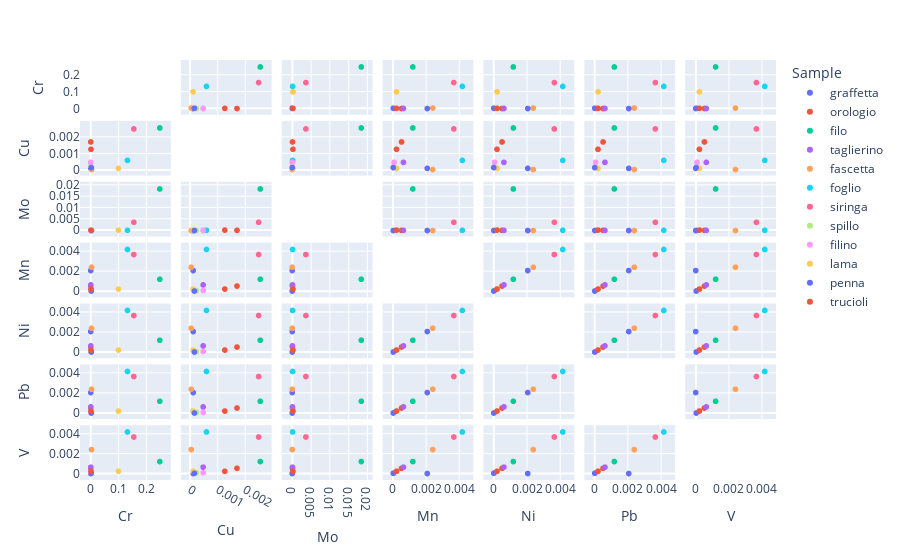

Source (notebook cell):
### Code cell
columns = df.columns[1:]

fig = px.scatter_matrix(
    df,
    dimensions=columns,
    color="Sample"
)
fig.update_traces(diagonal_visible=False)
fig.show()

### Figure 1 — Plotly figure (JSON) as saved in the notebook; plotly's stock layout.template omitted (floating-point values rounded to 4 significant figures)
{"data": [{"diagonal": {"visible": false}, "dimensions": [{"axis": {"matches": true}, "label": "Cr", "values": [0.000121]}, {"axis": {"matches": true}, "label": "Cu", "values": [0.000127]}, {"axis": {"matches": true}, "label": "Mo", "values": [2.444e-05]}, {"axis": {"matches": true}, "label": "Mn", "values": [0.002082]}, {"axis": {"matches": true}, "label": "Ni", "values": [0.002082]}, {"axis": {"matches": true}, "label": "Pb", "values": [0.002082]}, {"axis": {"matches": true}, "label": "V", "values": [4.914e-07]}], "hovertemplate": "Sample=graffetta<br>%{xaxis.title.text}=%{x}<br>%{yaxis.title.text}=%{y}<extra></extra>", "legendgroup": "graffetta", "marker": {"color": "#636efa", "symbol": "circle"}, "name": "graffetta", "showlegend": true, "type": "splom"}, {"diagonal": {"visible": false}, "dimensions": [{"axis": {"matches": true}, "label": "Cr", "values": [0.0003498]}, {"axis": {"matches": true}, "label": "Cu", "values": [0.00172]}, {"axis": {"matches": true}, "label": "Mo", "values": [0.0001005]}, {"axis": {"matches": true}, "label": "Mn", "values": [0.0005298]}, {"axis": {"matches": true}, "label": "Ni", "values": [0.0005298]}, {"axis": {"matches": true}, "label": "Pb", "values": [0.0005298]}, {"axis": {"matches": true}, "label": "V", "values": [0.0005298]}], "hovertemplate": "Sample=orologio<br>%{xaxis.title.text}=%{x}<br>%{yaxis.title.text}=%{y}<extra></extra>", "legendgroup": "orologio", "marker": {"color": "#EF553B", "symbol": "circle"}, "name": "orologio", "showlegend": true, "type": "splom"}, {"diagonal": {"visible": false}, "dimensions": [{"axis": {"matches": true}, "label": "Cr", "values": [0.249]}, {"axis": {"matches": true}, "label": "Cu", "values": [0.002567]}, {"axis": {"matches": true}, "label": "Mo", "values": [0.0185]}, {"axis": {"matches": true}, "label": "Mn", "values": [0.001211]}, {"axis": {"matches": true}, "label": "Ni", "values": [0.001211]}, {"axis": {"matches": true}, "label": "Pb", "values": [0.001211]}, {"axis": {"matches": true}, "label": "V", "values": [0.001211]}], "hovertemplate": "Sample=filo<br>%{xaxis.title.text}=%{x}<br>%{yaxis.title.text}=%{y}<extra></extra>", "legendgroup": "filo", "marker": {"color": "#00cc96", "symbol": "circle"}, "name": "filo", "showlegend": true, "type": "splom"}, {"diagonal": {"visible": false}, "dimensions": [{"axis": {"matches": true}, "label": "Cr", "values": [0.0004815]}, {"axis": {"matches": true}, "label": "Cu", "values": [0.0004888]}, {"axis": {"matches": true}, "label": "Mo", "values": [8.404e-05]}, {"axis": {"matches": true}, "label": "Mn", "values": [0.0006438]}, {"axis": {"matches": true}, "label": "Ni", "values": [0.0006438]}, {"axis": {"matches": true}, "label": "Pb", "values": [0.0006438]}, {"axis": {"matches": true}, "label": "V", "values": [0.0006438]}], "hovertemplate": "Sample=taglierino<br>%{xaxis.title.text}=%{x}<br>%{yaxis.title.text}=%{y}<extra></extra>", "legendgroup": "taglierino", "marker": {"color": "#ab63fa", "symbol": "circle"}, "name": "taglierino", "showlegend": true, "type": "splom"}, {"diagonal": {"visible": false}, "dimensions": [{"axis": {"matches": true}, "label": "Cr", "values": [0.003069]}, {"axis": {"matches": true}, "label": "Cu", "values": [5.591e-05]}, {"axis": {"matches": true}, "label": "Mo", "values": [3.174e-05]}, {"axis": {"matches": true}, "label": "Mn", "values": [0.002417]}, {"axis": {"matches": true}, "label": "Ni", "values": [0.002417]}, {"axis": {"matches": true}, "label": "Pb", "values": [0.002417]}, {"axis": {"matches": true}, "label": "V", "values": [0.002417]}], "hovertemplate": "Sample=fascetta<br>%{xaxis.title.text}=%{x}<br>%{yaxis.title.text}=%{y}<extra></extra>", "legendgroup": "fascetta", "marker": {"color": "#FFA15A", "symbol": "circle"}, "name": "fascetta", "showlegend": true, "type": "splom"}, {"diagonal": {"visible": false}, "dimensions": [{"axis": {"matches": true}, "label": "Cr", "values": [0.1325]}, {"axis": {"matches": true}, "label": "Cu", "values": [0.0006099]}, {"axis": {"matches": true}, "label": "Mo", "values": [0.0001215]}, {"axis": {"matches": true}, "label": "Mn", "values": [0.004197]}, {"axis": {"matches": true}, "label": "Ni", "values": [0.004197]}, {"axis": {"matches": true}, "label": "Pb", "values": [0.004197]}, {"axis": {"matches": true}, "label": "V", "values": [0.004197]}], "hovertemplate": "Sample=foglio<br>%{xaxis.title.text}=%{x}<br>%{yaxis.title.text}=%{y}<extra></extra>", "legendgroup": "foglio", "marker": {"color": "#19d3f3", "symbol": "circle"}, "name": "foglio", "showlegend": true, "type": "splom"}, {"diagonal": {"visible": false}, "dimensions": [{"axis": {"matches": true}, "label": "Cr", "values": [0.1555]}, {"axis": {"matches": true}, "label": "Cu", "values": [0.002507]}, {"axis": {"matches": true}, "label": "Mo", "values": [0.003688]}, {"axis": {"matches": true}, "label": "Mn", "values": [0.003688]}, {"axis": {"matches": true}, "label": "Ni", "values": [0.003688]}, {"axis": {"matches": true}, "label": "Pb", "values": [0.003688]}, {"axis": {"matches": true}, "label": "V", "values": [0.003688]}], "hovertemplate": "Sample=siringa<br>%{xaxis.title.text}=%{x}<br>%{yaxis.title.text}=%{y}<extra></extra>", "legendgroup": "siringa", "marker": {"color": "#FF6692", "symbol": "circle"}, "name": "siringa", "showlegend": true, "type": "splom"}, {"diagonal": {"visible": false}, "dimensions": [{"axis": {"matches": true}, "label": "Cr", "values": [0.0003195]}, {"axis": {"matches": true}, "label": "Cu", "values": [0.0002453]}, {"axis": {"matches": true}, "label": "Mo", "values": [7.279e-05]}, {"axis": {"matches": true}, "label": "Mn", "values": [7.279e-05]}, {"axis": {"matches": true}, "label": "Ni", "values": [7.279e-05]}, {"axis": {"matches": true}, "label": "Pb", "values": [7.279e-05]}, {"axis": {"matches": true}, "label": "V", "values": [7.279e-05]}], "hovertemplate": "Sample=spillo<br>%{xaxis.title.text}=%{x}<br>%{yaxis.title.text}=%{y}<extra></extra>", "legendgroup": "spillo", "marker": {"color": "#B6E880", "symbol": "circle"}, "name": "spillo", "showlegend": true, "type": "splom"}, {"diagonal": {"visible": false}, "dimensions": [{"axis": {"matches": true}, "label": "Cr", "values": [0.0004782]}, {"axis": {"matches": true}, "label": "Cu", "values": [0.0004909]}, {"axis": {"matches": true}, "label": "Mo", "values": [8.041e-05]}, {"axis": {"matches": true}, "label": "Mn", "values": [8.041e-05]}, {"axis": {"matches": true}, "label": "Ni", "values": [8.041e-05]}, {"axis": {"matches": true}, "label": "Pb", "values": [8.041e-05]}, {"axis": {"matches": true}, "label": "V", "values": [8.041e-05]}], "hovertemplate": "Sample=filino<br>%{xaxis.title.text}=%{x}<br>%{yaxis.title.text}=%{y}<extra></extra>", "legendgroup": "filino", "marker": {"color": "#FF97FF", "symbol": "circle"}, "name": "filino", "showlegend": true, "type": "splom"}, {"diagonal": {"visible": false}, "dimensions": [{"axis": {"matches": true}, "label": "Cr", "values": [0.09997]}, {"axis": {"matches": true}, "label": "Cu", "values": [0.0001219]}, {"axis": {"matches": true}, "label": "Mo", "values": [0.0002266]}, {"axis": {"matches": true}, "label": "Mn", "values": [0.0002266]}, {"axis": {"matches": true}, "label": "Ni", "values": [0.0002266]}, {"axis": {"matches": true}, "label": "Pb", "values": [0.0002266]}, {"axis": {"matches": true}, "label": "V", "values": [0.0002266]}], "hovertemplate": "Sample=lama<br>%{xaxis.title.text}=%{x}<br>%{yaxis.title.text}=%{y}<extra></extra>", "legendgroup": "lama", "marker": {"color": "#FECB52", "symbol": "circle"}, "name": "lama", "showlegend": true, "type": "splom"}, {"diagonal": {"visible": false}, "dimensions": [{"axis": {"matches": true}, "label": "Cr", "values": [0.002061]}, {"axis": {"matches": true}, "label": "Cu", "values": [0.0001714]}, {"axis": {"matches": true}, "label": "Mo", "values": [2.721e-05]}, {"axis": {"matches": true}, "label": "Mn", "values": [2.721e-05]}, {"axis": {"matches": true}, "label": "Ni", "values": [2.721e-05]}, {"axis": {"matches": true}, "label": "Pb", "values": [2.721e-05]}, {"axis": {"matches": true}, "label": "V", "values": [2.721e-05]}], "hovertemplate": "Sample=penna<br>%{xaxis.title.text}=%{x}<br>%{yaxis.title.text}=%{y}<extra></extra>", "legendgroup": "penna", "marker": {"color": "#636efa", "symbol": "circle"}, "name": "penna", "showlegend": true, "type": "splom"}, {"diagonal": {"visible": false}, "dimensions": [{"axis": {"matches": true}, "label": "Cr", "values": [0.001141]}, {"axis": {"matches": true}, "label": "Cu", "values": [0.001277]}, {"axis": {"matches": true}, "label": "Mo", "values": [0.0002246]}, {"axis": {"matches": true}, "label": "Mn", "values": [0.0002246]}, {"axis": {"matches": true}, "label": "Ni", "values": [0.0002246]}, {"axis": {"matches": true}, "label": "Pb", "values": [0.0002246]}, {"axis": {"matches": true}, "label": "V", "values": [0.0002246]}], "hovertemplate": "Sample=trucioli<br>%{xaxis.title.text}=%{x}<br>%{yaxis.title.text}=%{y}<extra></extra>", "legendgroup": "trucioli", "marker": {"color": "#EF553B", "symbol": "circle"}, "name": "trucioli", "showlegend": true, "type": "splom"}], "layout": {"autosize": true, "dragmode": "select", "legend": {"title": {"text": "Sample"}, "tracegroupgap": 0}, "margin": {"t": 60}, "xaxis": {"autorange": true, "range": [-0.04959, 0.2987], "type": "linear"}, "xaxis2": {"autorange": true, "range": [-0.0004457, 0.003068], "type": "linear"}, "xaxis3": {"autorange": true, "range": [-0.003666, 0.02219], "type": "linear"}, "xaxis4": {"autorange": true, "range": [-0.0008059, 0.00503], "type": "linear"}, "xaxis5": {"autorange": true, "range": [-0.0008059, 0.00503], "type": "linear"}, "xaxis6": {"autorange": true, "range": [-0.0008059, 0.00503], "type": "linear"}, "xaxis7": {"autorange": true, "range": [-0.0008379, 0.005036], "type": "linear"}, "yaxis": {"autorange": true, "range": [-0.04959, 0.2987], "type": "linear"}, "yaxis2": {"autorange": true, "range": [-0.0004457, 0.003068], "type": "linear"}, "yaxis3": {"autorange": true, "range": [-0.003666, 0.02219], "type": "linear"}, "yaxis4": {"autorange": true, "range": [-0.0008059, 0.00503], "type": "linear"}, "yaxis5": {"autorange": true, "range": [-0.0008059, 0.00503], "type": "linear"}, "yaxis6": {"autorange": true, "range": [-0.0008059, 0.00503], "type": "linear"}, "yaxis7": {"autorange": true, "range": [-0.0008379, 0.005036], "type": "linear"}}}
